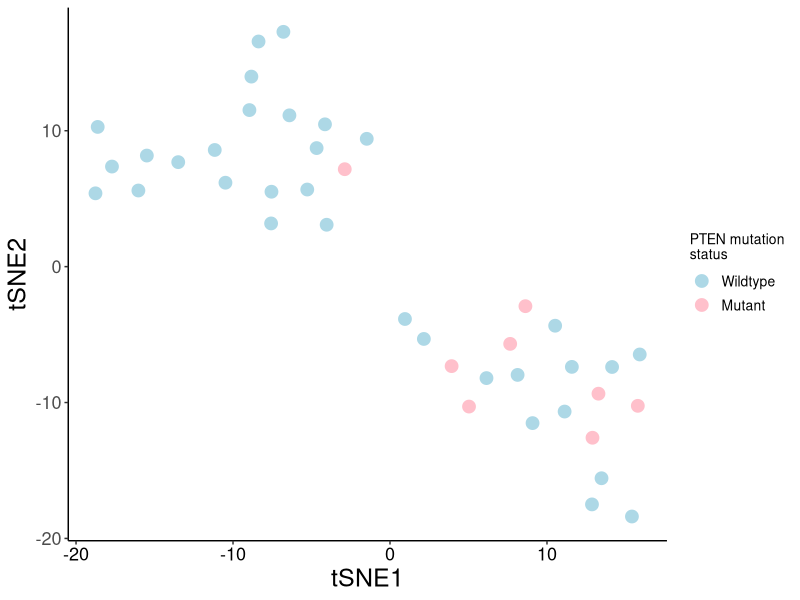

The R script that drew this image:
# Load packages
library(ggplot2)
library(Rtsne)

# Set working directory
setwd("/Users/WIMM/Documents/BRCA_2018/Github/")

# Read file
df <- read.table("Data/TCGA_final.txt", header=TRUE, sep="\t", na.strings="NA", check.names=FALSE)

# Subset relevant columns
genes <- c("CD3D", "IDO1", "CIITA", "CD3E", "CCL5", "GZMK", "CD2", "HLA-DRA", "CXCL13", "IL2RG", "NKG7", "HLA-E", "CXCR6", "LAG3", "TAGAP", "CXCL10", "STAT1", "GZMB")
df <- df[, c("BRCA_status", "PTEN_Status", "PTEN_RPPA", "T.Cell.Inflammed.Signature.Score", genes)]

# Remove missing values
df <- na.omit(df)

# Define PTEN MT, WT
df$PTEN_Status <- ifelse(df$PTEN_Status=="No CNA or point mutations" | df$PTEN_Status=="Amplification", "Wildtype", "Mutant")

# Set factor levels
df$PTEN_Status <- as.factor(df$PTEN_Status)
df$PTEN_Status <- factor(df$PTEN_Status, levels=c("Wildtype", "Mutant"))

# Subset BRCA-deficient samples
df <- df[which(df$BRCA_status %in% c("BRCA1-deficient", "BRCA2-deficient")),]

# Statify inflammed signature
df$T.Cell.Inflammed.Signature.Score <- ifelse(df$T.Cell.Inflammed.Signature.Score > median(df$T.Cell.Inflammed.Signature.Score), "> median", "=< median")

# Reduce dimensions
    # Set seed
    set.seed(123)

    # Reduce dimension
    tsne <- Rtsne(df[,genes], dims=2, perplexity=10)

    # Retrieve dimension
    tsne <- data.frame(tsne$Y)

# Scatterplot (label by T.Cell.Inflamed.Signature.Score)
    # Definitions
    data <- df
    x <- tsne[,1]
    y <- tsne[,2]
    z <- data$PTEN_Status
    xtitle <- "tSNE1"
    ytitle <- "tSNE2"
    legend.title <- "PTEN mutation\nstatus"

    # Plot
    plot <- ggplot() +
        geom_point(data, mapping=aes(x=x, y=y, color=z), size=4) +
        scale_color_manual(name=legend.title, breaks=unique(z), values=c("lightblue", "pink")) +
        labs(x=xtitle, y=ytitle) +
        theme(legend.title=element_text(size=10),
              legend.text=element_text(size=10),
              panel.grid.major=element_blank(),
              panel.grid.minor=element_blank(),
              panel.background=element_blank(),
              axis.line=element_line(colour = "black"),
              axis.text=element_text(size=13),
              axis.title=element_text(size=18),
              axis.text.x=element_text(colour="black"))

    # Save plot
    ggsave("Figures/Figure_4D.pdf", plot=plot, width=8, height=7)
